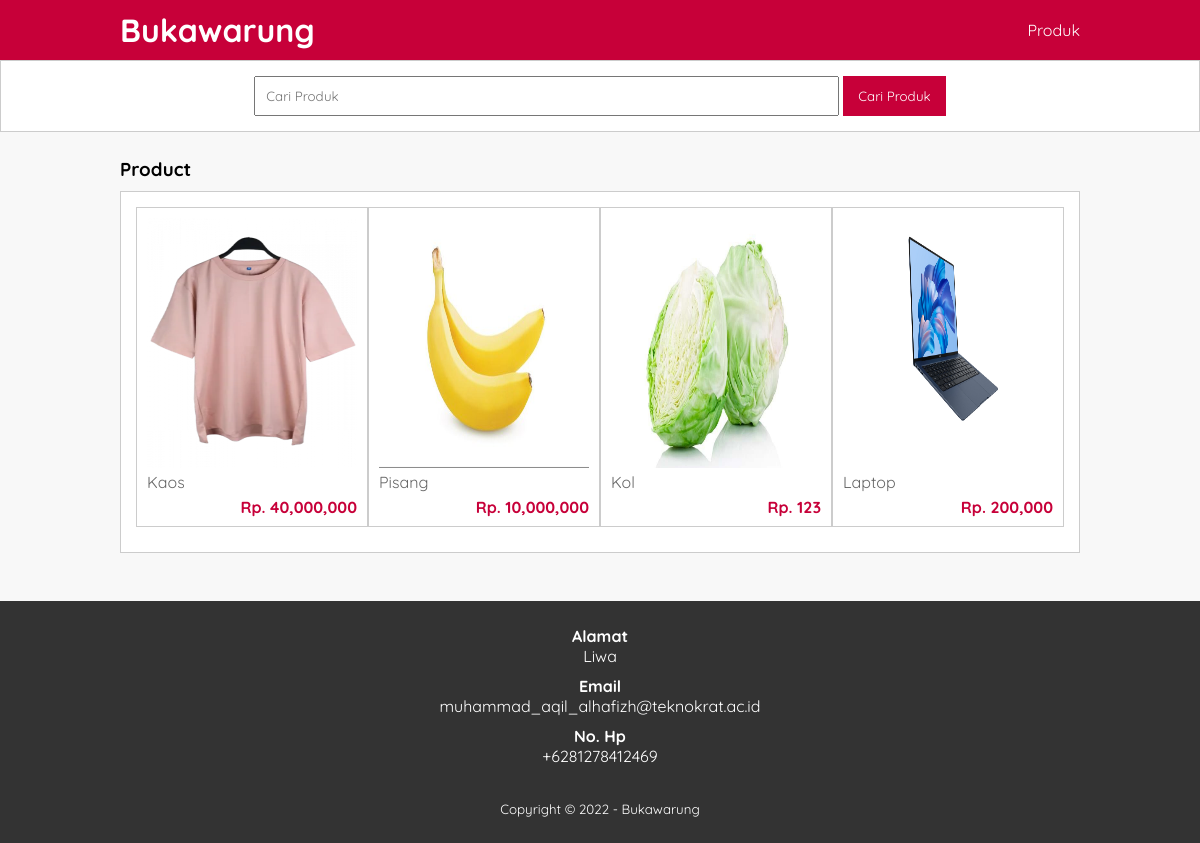
/produk.php, run on the app's committed database.
### tables this page shows
CREATE TABLE `tb_product` (
  `product_id` int(11) NOT NULL,
  `category_id` int(11) NOT NULL,
  `product_name` varchar(100) NOT NULL,
  `product_price` int(11) NOT NULL,
  `product_description` text NOT NULL,
  `product_image` varchar(100) NOT NULL,
  `product_status` tinyint(1) NOT NULL,
  `date_created` timestamp NOT NULL DEFAULT current_timestamp()
);

### produk.php (the view, shortened to what this page needs)
<?php
    include 'db.php';
    $kontak = mysqli_query($conn, "SELECT admin_telp, admin_email, admin_address FROM tb_Admin WHERE admin_id = 1");
    $a = mysqli_fetch_object($kontak);
?>
<!DOCTYPE html>
<html lang="en">
<head>
    <link rel="stylesheet" type="text/css" href="css/style.css">
</head>
<body>
    <header>
        <div class="container">
            <h1><a href="index.php">Bukawarung</a></h1>
            <ul>
                <li><a href="produk.php">Produk</a></li>
            </ul>
        </div>
    </header>
    <div class="search">
        <div class="container">
            <form action="produk.php">
                <input type="text" name="search" placeholder="Cari Produk" value="<?php echo $_GET['search'] ?>">
                <input type="submit" name="cari" value="Cari Produk">
            </form>
        </div>
    </div>
    <div class="section">
        <div class="container">
            <h3>Product</h3>
            <div class="box">
                <?php
                $produk = mysqli_query($conn, "SELECT * FROM tb_product WHERE product_status = 1 $where ORDER BY product_id DESC");
                if (mysqli_num_rows($produk) > 0) {
                    while ($p = mysqli_fetch_array($produk)) {
                ?>
                    <a href="detail-produk.php?id=<?php echo $p['product_id'] ?>">
                        <div class="col-4">
                            <img width="100px" height="250px" src="produk/<?php echo $p['product_image'] ?>">
                            <p class="nama"><?php echo substr($p['product_name'], 0, 30)  ?></p>
                            <p class="harga">Rp. <?php echo number_format($p['product_price']) ?></p>
                        </div>
                    </a>
                    <?php }
                } else { ?>
                    <p>Produk tidak ada</p>
                <?php } ?>
            </div>
        </div>
    </div>
    <div class="footer">
        <div class="container">
            <h4>Alamat</h4>
            <p><?php echo $a->admin_address ?></p>
            <h4>Email</h4>
            <p><?php echo $a->admin_email ?></p>
            <h4>No. Hp</h4>
            <p><?php echo $a->admin_telp ?></p>
            <small>Copyright &copy; 2022 - Bukawarung</small>
        </div>
    </div>
</body>
</html>

### css/style.css (style rules this page uses)
* { padding: 0; margin: 0; font-family: 'Quicksand', sans-serif; }
body { background-color: #f8f8f8; }
a { color: inherit; text-decoration: none; }
header { background-color: #C70039; color: #fff; }
header h1 { float: left; padding: 10px 0; }
header ul { float: right; }
header ul li { display: inline-block; }
header ul li a { padding: 20px 0 20px 15px ; display: inline-block; }
.container { width: 80%; margin: 0 auto; }
.container::after { content: ''; display: block; clear: both; }
.section { padding: 25px 0; }
.box { background-color: #fff; border: 1px solid #ccc; padding: 15px; box-sizing: border-box; margin: 10px 0 23px 0; }
.box:after { content: ''; display: block; clear: both; }
.search { padding: 15px; background-color: #FFFFFF; border: 1px solid #ccc; text-align: center; }
.search input[type=text] { width: 60%; padding: 10px; }
.search input[type=submit] { padding: 12px 15px; background-color: #C70039; color: #fff; border: none; cursor: pointer; }
.col-4 { width: 25%; height: 320px; border: 1px solid #ccc; float: left; padding: 10px; box-sizing: border-box; margin-bottom: 10px; }
.col-4 img { width: 100%; }
.col-4 .nama { color: #666; margin-bottom: 5px; }
.col-4 .harga { font-weight: bold; color: #C70039; float: right; }
.footer { padding: 25px 0; background-color: #333; color: #fff; text-align: center; }
.footer p { margin-bottom: 10px; }
.footer small { margin-top: 25px; display: inline-block; }

### data on the page
tb_product: product_image (picture), product_name "Kaos", product_price "40,000,000"
tb_product: product_image (picture), product_name "Pisang", product_price "10,000,000"
tb_product: product_image (picture), product_name "Kol", product_price "123"
tb_product: product_image (picture), product_name "Laptop", product_price "200,000"

### other printed values
$a->admin_address "Liwa"
$a->admin_email "muhammad_aqil_alhafizh@teknokrat.ac.id"
$a->admin_telp "+6281278412469"
